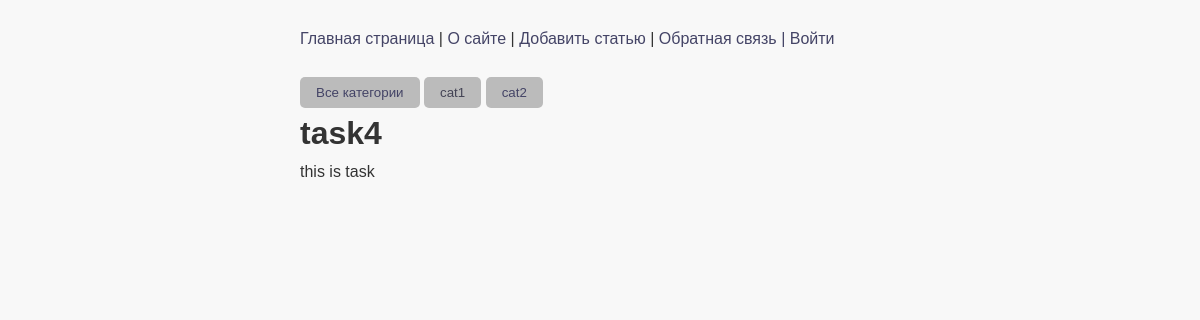
Screenshot of /post/slug-4/ with the database file from the repository.
### task/models.py (models this page shows, shortened)
class Category(models.Model):
    name = models.CharField(max_length=100, db_index=True)
    slug = models.SlugField(max_length=255, unique=True, db_index=True)
    def get_absolute_url(self):
        return reverse('category', kwargs={'cat_slug': self.slug})

class Task(models.Model):
    class Status(models.IntegerChoices):
        DRAFT = 0, 'Черновик'
        PUBLISHED = 1, 'Опубликовано'
    title = models.CharField(max_length=255)
    slug = models.SlugField(max_length=255, unique=True, db_index=True)
    content = models.TextField(blank=True)
    time_create = models.DateTimeField(auto_now_add=True)
    time_update = models.DateTimeField(auto_now=True)
    is_published = models.BooleanField(choices=Status.choices, default=Status.DRAFT)
    cat = models.ForeignKey('Category', on_delete=models.PROTECT, related_name='posts')
    tags = models.ManyToManyField('TagPost', blank=True, related_name='tags')
    object = models.Manager()
    published = PublishedManager()
    class Meta:
        ordering = ['-time_create']
        indexes = [
            models.Index(fields=['-time_create'])
        ]

### task/views.py (the view)
# urls.py: path('post/<slug:post_slug>/', views.show_post, name='post'),
def show_post(request, post_slug):
    post = get_object_or_404(Task, slug=post_slug)
    data = {
        'title': post.title,
        'menu': menu,
        'post': post,
        'cat_selected': 1,
    }
    return render(request, 'timemanager/post.html', data)

### task/templatetags/task_tags.py (called while the page is built)
@register.inclusion_tag('timemanager/list_categories.html')
def show_categories(cat_selected=0):
    cats = Category.objects.all()
    return {'cats': cats, 'cat_selected': cat_selected}

### task/templates/timemanager/post.html (shortened to what this page needs)
{% extends 'base.html' %}
{% block content %}
<h1>{{post.title}}</h1>
{{post.content|linebreaks}}
{% endblock %}

### task/templates/timemanager/list_categories.html
{% for cat in cats %}
{% if cat.id == cat_selected %}
<button>{{cat.name}}</button>
{% else %}
<button><a href="{{ cat.get_absolute_url }}">{{cat.name}}</a></button>
{% endif %}
{% endfor %}

### task/static/timemanager/css/styles.css (style rules this page uses)
body, h1, h2, h3, p, ul, ol, li, figure, figcaption, blockquote, dl, dd, dt { margin: 0; padding: 0; }
body { font-family: 'Arial', sans-serif; line-height: 1.6; color: #333; background-color: #f8f8f8; margin: 0px 300px; }
a { text-decoration: none; color: #446; }
h1, h2, h3 { color: #333; align: center; }
button { background-color: #bbb; color: #445; padding: 0.5rem 1rem; border-radius: 5px; border: none; cursor: pointer; }

### rows the page displays
Category: name "cat1"
Category: name "cat2"
Task: title "task4", content "this is task"

### other values shown
{{ m.title }} "О сайте" "Добавить статью" "Обратная связь" "Войти"
